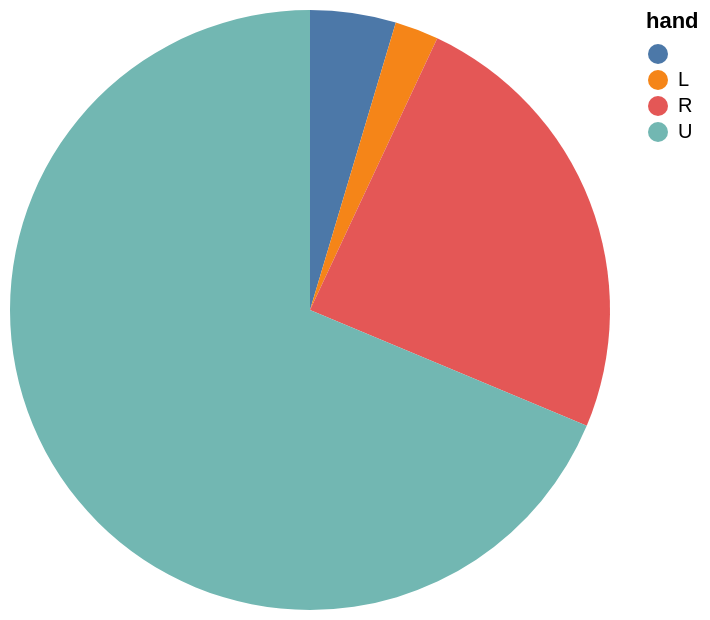

The specification (Vega-Lite) saved for this image:
### Vega-Lite specification from a JSON file in a GitHub repository (floating-point values rounded to 4 significant figures)
{"data": {"values": [{"x_data": "", "y_data": 954}, {"x_data": "L", "y_data": 487}, {"x_data": "R", "y_data": 5028}, {"x_data": "U", "y_data": 14193}]}, "mark": "arc", "encoding": {"theta": {"field": "y_data", "type": "quantitative", "title": "count(*)"}, "color": {"field": "x_data", "type": "nominal", "title": "hand"}}}
